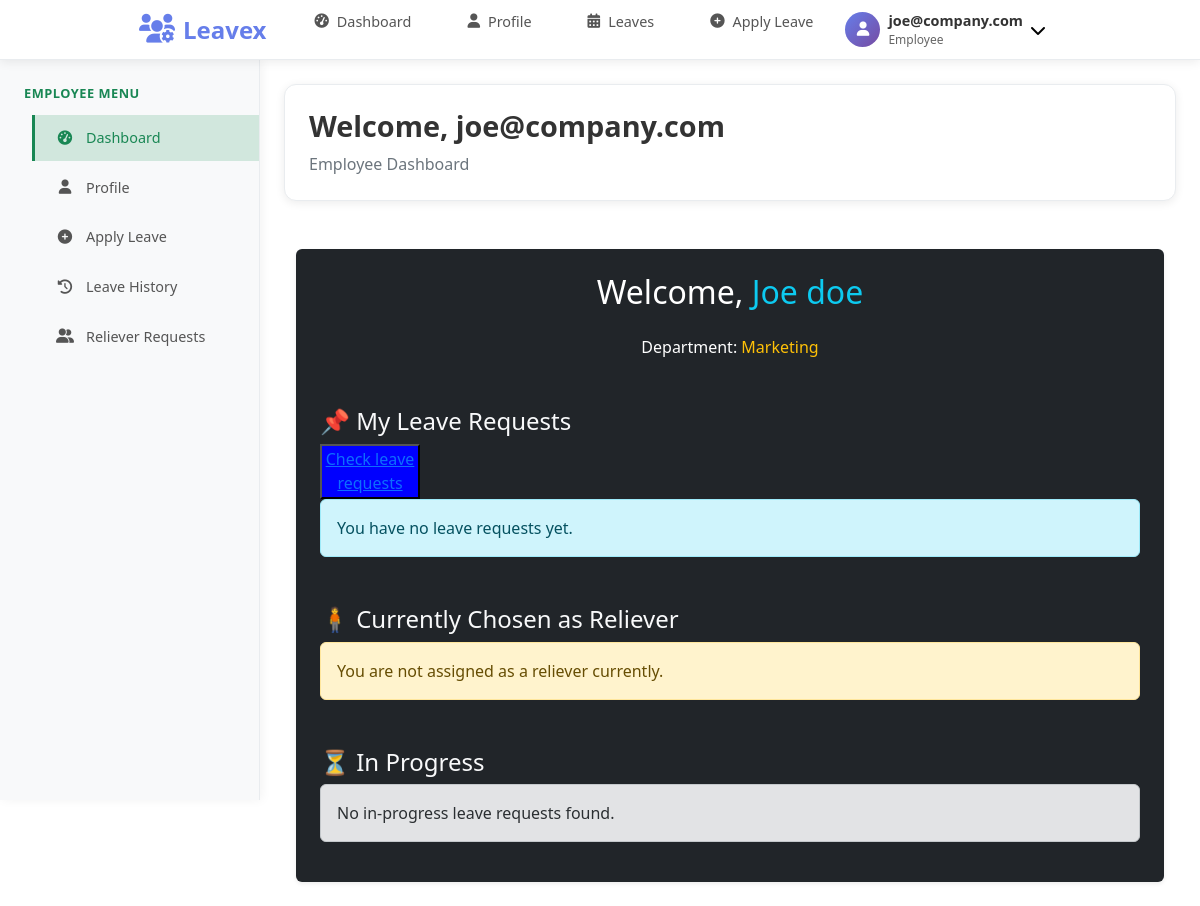
Page /dashboard/ (signed in) on the earlier database version.
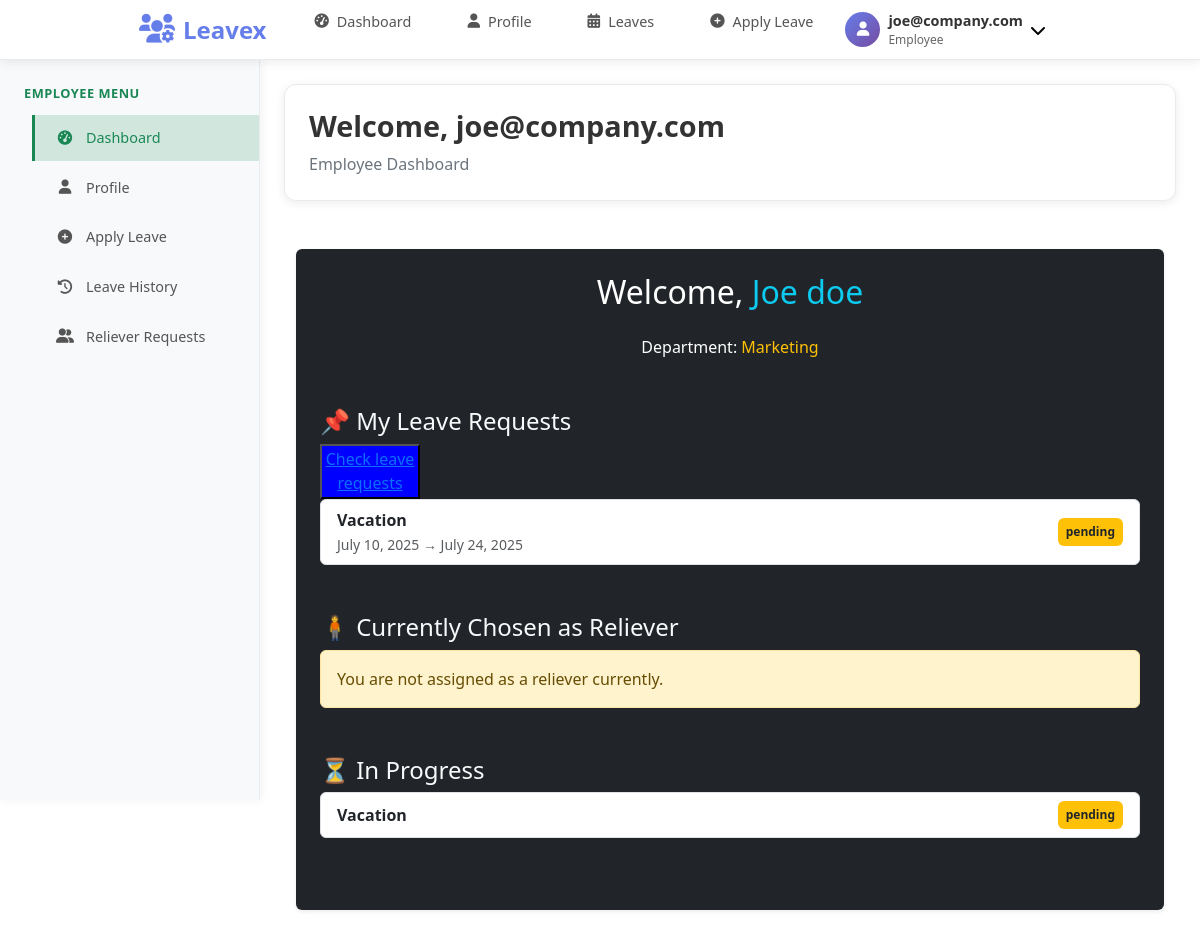
Same page on the later database version.
### Application/models.py (models this page shows, shortened)
class User(AbstractUser):
    ROLE_CHOICES = [
        ('admin', 'Admin'),
        ('employee', 'Employee'),
        ('hod', 'Hod'),
    ]
    email = models.EmailField(unique=True)
    role = models.CharField(max_length=20, choices=ROLE_CHOICES)
    full_name = models.CharField(max_length=100)
    phone_number = models.CharField(max_length=15, blank=True, null=True)
    date_joined = models.DateTimeField(default=timezone.now)
    is_active = models.BooleanField(default=True)
    department = models.CharField(max_length=100, blank=True, null=True)
    employee_id = models.CharField(max_length=20, unique=True, blank=True, null=True)
    hire_date = models.DateField(blank=True, null=True)
    position = models.CharField(max_length=100, blank=True, null=True)
    salary = models.DecimalField(max_digits=10, decimal_places=2, blank=True, null=True)
    manager = models.ForeignKey('self', on_delete=models.SET_NULL, blank=True, null=True)
    USERNAME_FIELD = 'email'
    REQUIRED_FIELDS = ['username', 'role', 'full_name']

class LeaveApplication(models.Model):
    STATUS_CHOICES = [
        ('pending', 'Pending'),
        ('rejected', 'Rejected'),
        ('approved', 'Approved'),
        ('cancelled', 'Cancelled'),
    ]
    applicant = models.ForeignKey(User, related_name='leave_applications', on_delete=models.CASCADE)
    releaver = models.ForeignKey(User, related_name='releaver_requests', on_delete=models.SET_NULL, null=True)
    leave_type = models.ForeignKey(LeaveType, on_delete=models.SET_NULL, null=True)
    start_date = models.DateField()
    end_date = models.DateField()
    reason = models.TextField()
    releaver_approved = models.BooleanField(default=False)
    hod_approved = models.BooleanField(default=False)
    admin_approved = models.BooleanField(default=False)
    final_status = models.CharField(max_length=20, choices=STATUS_CHOICES, default='pending')
    submitted_at = models.DateTimeField(auto_now_add=True)
    updated_at = models.DateTimeField(auto_now=True)

### Application/views.py (the view, shortened to what this page needs)
# urls.py: path('dashboard/', views.dashboard_view, name='dashboard'),
@login_required
def dashboard_view(request):
    user = request.user
    context = {}
    current_month = datetime.now().month
    current_year = datetime.now().year
    leaves_this_month = LeaveApplication.objects.filter(
        start_date__month=current_month,
        start_date__year=current_year
    )
    if user.role in ['admin', 'hr_manager', 'hr_assistant']:
        context['total_employees'] = User.objects.filter(role='employee').count()
        context['total_hods'] = User.objects.filter(role='manager').count()
        context['total_releavers'] = LeaveApplication.objects.filter(releaver_approved=True).values('releaver').distinct().count()
        context['processed_leaves'] = LeaveApplication.objects.filter(
            final_status__in=['approved', 'rejected']
        ).count()
        context['pending_leaves'] = LeaveApplication.objects.filter(
            final_status='pending'
        ).count()
        context['approved_leaves'] = LeaveApplication.objects.filter(
            final_status='approved'
        ).count()
        context['leaves_this_month'] = leaves_this_month.count()
        context['leaves_per_department'] = User.objects.filter(role='employee') \
          .values('department') \
          .annotate(leave_count=Count('leave_applications')) \
          .order_by('department')
        return render(request, 'Application/admin_dashboard.html', context)
    elif user.role == 'employee':
        context['department'] = user.department
        context['my_leaves'] = LeaveApplication.objects.filter(applicant=user)
        context['current_requests'] = context['my_leaves'].filter(final_status='pending')
        context['past_leaves'] = context['my_leaves'].filter(final_status='approved')
        context['reliever_for'] = LeaveApplication.objects.filter(releaver=user)
        context['in_progress'] = context['current_requests'].filter(
            Q(releaver_approved=False) | Q(hod_approved=False) | Q(admin_approved=False)
        )
        return render(request, 'Application/employee_dashboard.html', context)
    else:
        return render(request, 'Application/unknown_role.html')

### Application/templates/Application/employee_dashboard.html (shortened to what this page needs)
{% extends "Application/base.html" %}
{% block content %}
<div class="container mt-5">
  <div class="bg-dark text-white p-4 rounded shadow-sm">
    <h2 class="text-center mb-4">Welcome, <span class="text-info">{{ user.full_name }}</span></h2>
    <p class="text-center">Department: <span class="text-warning">{{ department }}</span></p>
    <div class="mt-5">
      <h4 class="text-light">📌 My Leave Requests</h4>
    <button style='width:100px;height:55px;background-color:blue;color:white;'><a href="{% url 'reliever_requests' %}">Check leave requests</a></button>
      {% if my_leaves %}
        <ul class="list-group mb-4">
          {% for leave in my_leaves %}
            <li class="list-group-item d-flex justify-content-between align-items-center">
              <div>
                <strong>{{ leave.reason }}</strong><br>
                <small class="text-muted">{{ leave.start_date }} → {{ leave.end_date }}</small>
              </div>
              <span class="badge {% if leave.final_status == 'Approved' %}bg-success{% elif leave.final_status == 'Rejected' %}bg-danger{% else %}bg-warning text-dark{% endif %} p-2 rounded">
                {{ leave.final_status }}
              </span>
            </li>
          {% endfor %}
        </ul>
      {% else %}
        <div class="alert alert-info">You have no leave requests yet.</div>
      {% endif %}
    </div>
    <div class="mt-5">
      <h4 class="text-light">🧍 Currently Chosen as Reliever</h4>
      {% if reliever_for %}
        <ul class="list-group mb-4">
          {% for leave in reliever_for %}
            <li class="list-group-item d-flex justify-content-between align-items-center">
              <div>
                <strong>{{ leave.applicant.full_name }}</strong><br>
                <small class="text-muted">{{ leave.start_date }} → {{ leave.end_date }}</small>
              </div>
              <span class="badge bg-secondary p-2 rounded">Reliever</span>
            </li>
          {% endfor %}
        </ul>
      {% else %}
        <div class="alert alert-warning">You are not assigned as a reliever currently.</div>
      {% endif %}
    </div>
    <div class="mt-5">
      <h4 class="text-light">⏳ In Progress</h4>
      {% if in_progress %}
        <ul class="list-group mb-5">
          {% for leave in in_progress %}
            <li class="list-group-item d-flex justify-content-between align-items-center">
              <div>
                <strong>{{ leave.reason }}</strong>
              </div>
              <span class="badge {% if leave.final_status == 'Approved' %}bg-success{% elif leave.final_status == 'Rejected' %}bg-danger{% else %}bg-warning text-dark{% endif %} p-2 rounded">
                {{ leave.final_status }}
              </span>
            </li>
          {% endfor %}
        </ul>
      {% else %}
        <div class="alert alert-secondary">No in-progress leave requests found.</div>
      {% endif %}
    </div>
  </div>
</div>
{% endblock %}

### Application/templates/Application/base.html (shortened to what this page needs)
<!DOCTYPE html>
<html lang="en">
<head>
    <link href="https://cdn.jsdelivr.net/npm/bootstrap@5.3.3/dist/css/bootstrap.min.css" rel="stylesheet">
    <link href="https://cdnjs.cloudflare.com/ajax/libs/font-awesome/6.0.0/css/all.min.css" rel="stylesheet">
</head>
<body class="role-{% if user.is_authenticated %}{{ user.role }}{% else %}guest{% endif %}">
    <nav class="navbar">
        <div class="nav-container">
            <a href="#" class="logo">
                <i class="fas fa-users-cog"></i>
                Leavex
            </a>
            {% if user.is_authenticated and user.role == 'employee' %}
            <ul class="nav-links" id="navLinks">
                <li><a href="{% url 'dashboard' %}"><i class="fas fa-tachometer-alt"></i> Dashboard</a></li>
                <li><a href="{% url 'profile' %}"><i class="fas fa-user"></i> Profile</a></li>
                <li><a href="{% url 'reliever_requests' %}"><i class="fas fa-calendar-alt"></i> Leaves</a></li>
                <li><a href="{% url 'apply_leave' %}"><i class="fas fa-plus-circle"></i> Apply Leave</a></li>
            </ul>
            {% endif %}
            <div class="profile-section">
                {% if user.is_authenticated %}
                <div class="profile-dropdown">
                    <button class="profile-btn">
                        <div class="profile-avatar">
                            <i class="fas fa-user"></i>
                        </div>
                        <div class="profile-info">
                            <div class="profile-name">{{ user.first_name|default:user.username }}</div>
                            <div class="profile-role">{{ user.role|capfirst }}</div>
                        </div>
                        <i class="fas fa-chevron-down"></i>
                    </button>
                </div>
                {% else %}
                <div class="login-link">
                    <a href="{% url 'login' %}">Login</a>
                </div>
                {% endif %}
            </div>
        </div>
    </nav>
    <div class="sidebar" id="sidebar">
        {% if user.is_authenticated and user.role == 'employee' %}
        <div class="sidebar-section">
            <div class="sidebar-title">Employee Menu</div>
            <ul class="sidebar-nav">
                <li><a href="{% url 'dashboard' %}"><i class="fas fa-tachometer-alt"></i> Dashboard</a></li>
                <li><a href="{% url 'profile' %}"><i class="fas fa-user"></i> Profile</a></li>
                <li><a href="{% url 'apply_leave' %}"><i class="fas fa-plus-circle"></i> Apply Leave</a></li>
                <li><a href="{% url 'reliever_requests' %}"><i class="fas fa-history"></i> Leave History</a></li>
                <li><a href="{% url 'reliever_requests' %}"><i class="fas fa-user-friends"></i> Reliever Requests</a></li>
            </ul>
        </div>
        {% endif %}
    </div>
    <div class="content-area">
        <div class="welcome-card fade-in">
            <h1>Welcome{% if user.is_authenticated %}, {{ user.first_name|default:user.username }}{% endif %}</h1>
            <p>{% if user.is_authenticated %}{{ user.role|capfirst }} Dashboard{% else %}Please login to access your dashboard{% endif %}</p>
        </div>
        {% block content %}{% endblock %}
    </div>
</body>
</html>

### Application/templates/Application/base.html (style rules this page uses)
* { margin: 0; padding: 0; box-sizing: border-box; }
body { font-family: 'Segoe UI', Tahoma, Geneva, Verdana, sans-serif; background: #ffffff; min-height: 100vh; color: #333; }
.navbar { background: #ffffff; box-shadow: 0 2px 10px rgba(0, 0, 0, 0.08); position: fixed; top: 0; left: 0; right: 0; z-index: 1000; height: 60px; border-bottom: 1px solid #e9ecef; }
.nav-container { max-width: 1200px; margin: 0 auto; padding: 0 1.5rem; height: 100%; display: flex; align-items: center; justify-content: space-between; }
.logo { font-size: 1.5rem; font-weight: 700; color: #667eea; text-decoration: none; display: flex; align-items: center; gap: 0.5rem; transition: all 0.3s ease; }
.logo i { font-size: 1.8rem; }
.nav-links { display: flex; list-style: none; gap: 1.5rem; align-items: center; }
.nav-links li a { color: #555; text-decoration: none; font-weight: 500; padding: 0.5rem 1rem; border-radius: 8px; transition: all 0.3s ease; display: flex; align-items: center; gap: 0.5rem; font-size: 0.9rem; }
.profile-section { position: relative; }
.profile-dropdown { position: relative; }
.profile-btn { background: none; border: none; display: flex; align-items: center; gap: 0.5rem; padding: 0.5rem 1rem; border-radius: 8px; cursor: pointer; transition: all 0.3s ease; }
.profile-avatar { width: 35px; height: 35px; border-radius: 50%; background: linear-gradient(135deg, #667eea, #764ba2); display: flex; align-items: center; justify-content: center; color: white; font-weight: bold; font-size: 0.9rem; }
.profile-info { text-align: left; }
.profile-name { font-weight: 600; color: #333; font-size: 0.9rem; }
.profile-role { color: #666; font-size: 0.75rem; }
.sidebar { position: fixed; top: 60px; left: 0; background: #f8f9fa; width: 260px; height: calc(100vh - 60px); box-shadow: 2px 0 10px rgba(0, 0, 0, 0.05); padding: 1.5rem 0; overflow-y: auto; z-index: 999; border-right: 1px solid #e9ecef; }
.sidebar-section { margin-bottom: 1.5rem; }
.sidebar-title { padding: 0 1.5rem; font-size: 0.8rem; color: #6c757d; text-transform: uppercase; letter-spacing: 0.5px; margin-bottom: 0.75rem; font-weight: 600; }
.sidebar-nav { list-style: none; }
.sidebar-nav li { margin-bottom: 0.25rem; }
.sidebar-nav a { display: flex; align-items: center; gap: 0.75rem; padding: 0.75rem 1.5rem; color: #555; text-decoration: none; transition: all 0.3s ease; position: relative; font-size: 0.9rem; }
.sidebar-nav a::before { content: ''; position: absolute; left: 0; top: 0; bottom: 0; width: 3px; background: #667eea; transform: scaleY(0); transition: transform 0.3s ease; }
.sidebar-nav a:hover::before, .sidebar-nav a.active::before { transform: scaleY(1); }
.sidebar-nav a:hover, .sidebar-nav a.active { background: #e3f2fd; color: #667eea; }
.sidebar-nav i { width: 18px; text-align: center; font-size: 0.9rem; }
.content-area { margin-left: 260px; margin-top: 60px; padding: 1.5rem; min-height: calc(100vh - 60px); }
.welcome-card { background: #ffffff; border-radius: 12px; padding: 1.5rem; box-shadow: 0 2px 10px rgba(0, 0, 0, 0.08); margin-bottom: 1.5rem; border: 1px solid #e9ecef; }
.welcome-card h1 { color: #333; margin-bottom: 0.5rem; font-size: 1.8rem; font-weight: 600; }
.welcome-card p { color: #6c757d; font-size: 1rem; margin: 0; }
@media (min-width: 769px) { .sidebar { transform: translateX(0); } }
.fade-in { animation: fadeIn 0.5s ease-in; }
.role-employee .sidebar-section:first-child .sidebar-title { color: #198754; }
.role-employee .sidebar-nav a:hover, .role-employee .sidebar-nav a.active { background: #d1e7dd; color: #198754; }
.role-employee .sidebar-nav a::before { background: #198754; }

Differences in the rows shown:
added LeaveApplication: reason "Vacation", start_date "July 10, 2025", end_date "July 24, 2025", final_status "pending"
Other differences:
text no longer shown: "You have no leave requests yet. No in-progress leave requests found."
